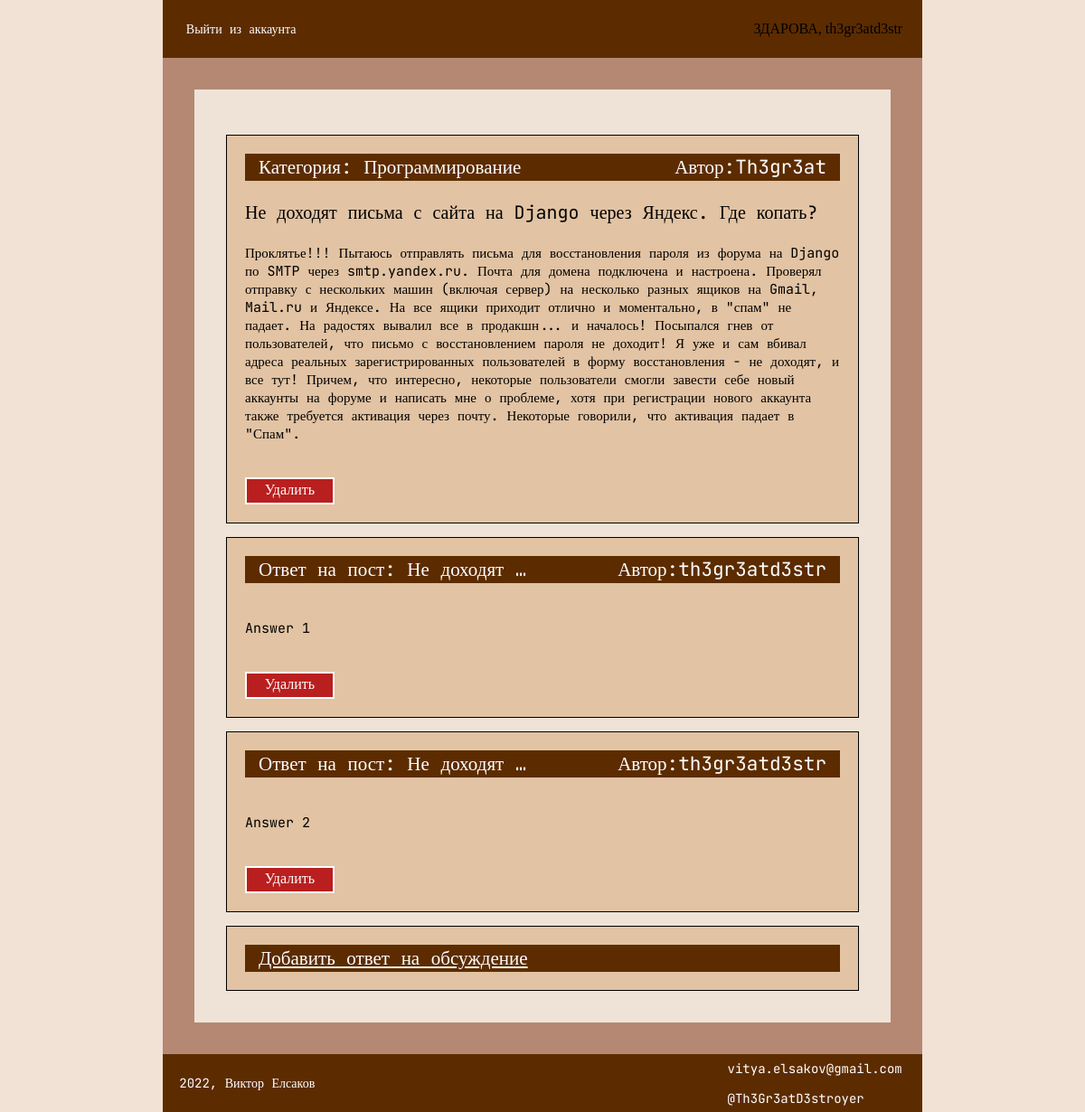
Screenshot of /forum/thread/2 (signed in) with the database file from the repository.
### users/models.py (models this page shows)
class MyUser(AbstractBaseUser, PermissionsMixin):
    username = models.CharField(unique=True, max_length=50)
    email = models.EmailField(unique=True)
    is_staff = models.BooleanField(default=0)
    is_admin = models.BooleanField(default=0)
    is_authenticated = models.BooleanField(default=0)
    USERNAME_FIELD = 'email'
    REQUIRED_FIELDS = []
    objects = UserManager()

### forum/models.py (models this page shows, shortened)
class Thread(models.Model):
    name_tread = models.CharField(max_length=255)
    text_thread = models.TextField()
    category_id = models.ForeignKey('Category', on_delete=models.CASCADE)
    user_id = models.ForeignKey(MyUser, on_delete=models.CASCADE)

class Category(models.Model):
    name_category = models.CharField(max_length=255)
    slug_category = models.SlugField()

class Answer(models.Model):
    text_area = models.TextField()
    thread_id = models.ForeignKey(Thread, on_delete=models.CASCADE)
    user_id = models.ForeignKey(MyUser, on_delete=models.CASCADE)

### forum/views.py (the view)
# urls.py: path('thread/<int:thread_id>', thread_view, name='thread'),
def thread_view(request, thread_id):
    question = Thread.objects.get(pk=thread_id)
    answers = Answer.objects.filter(thread_id=thread_id)
    context = {
        'question': question,
        'answers': answers,
    }
    return render(request, 'forum/thread.html', context)

### forum/templates/forum/thread.html (shortened to what this page needs)
{% extends 'forum/base.html' %}
{% block block1 %}
{% if user.is_authenticated %}
<div class="category">
    <div class="category1">
        <div>Категория: {{ question.category_id.name_category }}</div>
        <div>Автор:{{ question.user_id.username }} </div>
    </div>
    <p style="font-family: 'JetBrains Mono';font-style: normal;font-weight: 400;
    font-size: 20px;line-height: 30px;color: #000000;">{{ question.name_tread }}
    </p>
    <span style="margin-bottom:20px;font-family: 'JetBrains Mono';
    font-style: normal;font-weight: 400;font-size: 15px;line-height: 20px;color: #000000;">
        {{ question.text_thread }}
    </span>
    {% if request.user.is_authenticated and request.user.is_superuser %}
    <br>
    <a href="{% url 'thread_delete' question.id %}" style="text-decoration:none;text-align:center">
        <div style="box-sizing:border-box;width:15%;height:30px;background:#B91F1F;border:2px solid white;text-align:center;padding:3px;color:white;">Удалить</div>
    </a>
    {% endif %}
</div>
{% for answer in answers %}
<div class="category">
    <div class="category1">
        <div>Ответ на пост: {{ answer.thread_id.name_tread|truncatewords:2}}</div>
        <div>Автор:{{ answer.user_id.username }}</div>
    </div>
    <span style="margin-bottom:20px;font-family: 'JetBrains Mono';
    font-style: normal;font-weight: 400;font-size: 15px;line-height: 20px;color: #000000;">
        {{ answer.text_area }}
    </span>
    {% if request.user.is_authenticated and request.user.is_superuser %}
    <br>
    <a href="{% url 'answer_delete' answer.pk %}" style="text-decoration:none;text-align:center">
        <div style="box-sizing:border-box;width:15%;height:30px;background:#B91F1F;border:2px solid white;text-align:center;padding:3px;color:white;">Удалить</div>
    </a>
    {% endif %}
</div>
{% endfor %}
<div class="category">
    <div class="category1">
        <a href="{% url 'answer_create' question.pk %}" style="color: white">Добавить ответ на обсуждение </a>
    </div>
</div>
{% else %}
    ТЕБЕ НАДО ПОДТВЕРДИТЬ СВОЙ АККАУНТ!!!!
{% endif %}
{% endblock block1 %}

### forum/templates/forum/base.html (shortened to what this page needs)
{% load static %}
<!DOCTYPE html>
<html>
<head>
    <link type="text/css" href="{% static 'forum/css/style.css' %}" rel="stylesheet">
</head>
<body>
<header>
    {% if request.user.is_active %}
        <div style="width:70%; display:flex; justify-content: space-evenly; flex-direction:column">
            <a class="footer_text" href="{% url 'logout' %}">Выйти из аккаунта</a>
        </div>
    {% else %}
        <div style="width:70%; display:flex; justify-content: space-evenly; flex-direction:column">
            <a class="footer_text" href="{% url 'login' %}">Войти в аккаунт</a>
        </div>
    {% endif %}
    {% if request.user %}
        ЗДАРОВА, {{ request.user.username }}
    {% endif %}
</header>
<div class="main">
    <div class="main2">
    {% block block1 %}
    {% endblock block1 %}
    </div>
</div>
<footer>
    <div style="width:70%; display:flex; justify-content: space-evenly; flex-direction:column">
        <p class="footer_text">2022, Виктор Елсаков</p>
    </div>
    <div style="display:flex; justify-content: space-evenly; flex-direction:column">
    <p style="margin:4px;">
        <a href="mailto:vitya.elsakov@gmail.com" class="footer_text">vitya.elsakov@gmail.com</a>
    </p>
    <p style="margin:4px;">
        <a href="https://t.me/Th3Gr3atD3stroyer" class="footer_text">@Th3Gr3atD3stroyer</a>
    </p>
    </div>
</footer>
</body>
</html>

### forum/static/forum/css/style.css (style rules this page uses)
body, html { margin:0px; padding:0px; width:100%; height:100%; background: #F2E1D5; }
header { display: flex; background-color:#5C2C00; width:70%; margin: 0 auto; height:8%; justify-content: space-around; align-items: center; }
.main { width:70%; display: flex; margin: 0 auto; background: rgba(145, 85, 60, 0.63); padding: 35px; box-sizing: border-box; }
.main2 { display: flex; width:100%; height: 100%; background: #EFE3D7; padding: 35px; box-sizing: border-box; flex-direction: column; }
footer { display: flex; background-color:#5C2C00; width:70%; margin: 0 auto; height:8%; justify-content: space-evenly; }
.footer_text { font-family: 'JetBrains Mono'; font-style: normal; font-weight: 400; font-size: 14px; line-height: 25px; color: #FFFFFF; margin: 4px; text-decoration: none; }
.category { width:100%; background: #E2C3A3; border: 1px solid black; margin-top:15px; box-sizing: border-box; padding: 20px; display:flex; flex-direction: column; justify-content:space-between; }
.category1 { width:100%; height:30px; background:#5C2C00; font-family: 'JetBrains Mono'; font-style: normal; font-weight: 400; font-size: 21px; line-height: 30px; color: #FFFFFF; box-sizing: border-box; padding-left: 15px; padding-right: 15px; text-align:justify-all; display:flex; justify-content: space-between; }

### rows the page displays
MyUser: user.username "th3gr3atd3str"
Thread: category_id.name_category "Программирование", user_id.username "Th3gr3at", name_tread "Не доходят письма с сайта на Django через Яндекс. Где копать?", text_thread "Проклятье!!! Пытаюсь отправлять письма для восстановления пароля из форума на Django по SMTP через smtp.yandex.ru. Почта для домена подключена и настроена. Проверял отправку с нескольких машин (включая сервер) на несколько разных ящиков на Gmail, Mail.ru и Яндексе. На все ящики приходит отлично и моментально, в \"спам\" не падает. На радостях вывалил все в продакшн... и началось! Посыпался гнев от пользователей, что письмо с восстановлением пароля не доходит! Я уже и сам вбивал адреса реальных зарегистрированных пользователей в форму восстановления - не доходят, и все тут! Причем, что интересно, некоторые пользователи смогли завести себе новый аккаунты на форуме и написать мне о проблеме,…"
Answer: thread_id.name_tread "Не доходят …", user_id.username "th3gr3atd3str", text_area "Answer 1"
Answer: thread_id.name_tread "Не доходят …", user_id.username "th3gr3atd3str", text_area "Answer 2"
